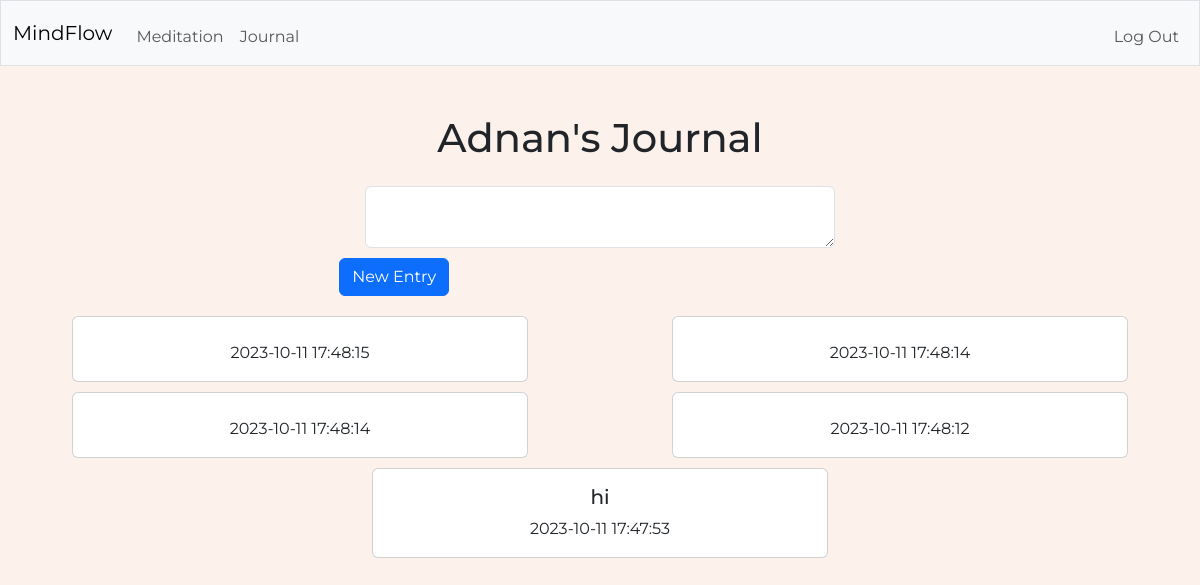
The page /journal (signed in) on the database its author committed.
### tables this page shows
CREATE TABLE users (id INTEGER PRIMARY KEY AUTOINCREMENT NOT NULL, username TEXT NOT NULL, hash TEXT NOT NULL);

CREATE TABLE journal (id INTEGER PRIMARY KEY, user_id INTEGER NOT NULL, content TEXT NOT NULL, timestamp TIMESTAMP DEFAULT CURRENT_TIMESTAMP, FOREIGN KEY (user_id) REFERENCES users(id));

### app.py (the view)
@app.route("/journal", methods=["GET", "POST"])
@login_required
def journal():
    if request.method == "POST":
        user_id = session["user_id"]
        conn = sqlite3.connect("users.db")
        c = conn.cursor()
        c.execute("SELECT username FROM users WHERE id = ?", (user_id,))
        row = c.fetchone()
        if row is not None:
            username = row[0]
        else:
            username = "Unknown"  # Set a default username if not found
        content = request.form.get("content")
        if content is None:
            return apology("You have to write something in the journal")
        else:
            c.execute("INSERT INTO journal (user_id, content) VALUES (?, ?)", (user_id, content))
            conn.commit()
        c.execute("SELECT content, timestamp FROM journal WHERE user_id = ? ORDER BY timestamp DESC", (user_id,))
        journals = c.fetchall()
        return render_template("journal.html", username=username, journals=journals)
    else:
        user_id = session["user_id"]
        conn = sqlite3.connect("users.db")
        c = conn.cursor()
        c.execute("SELECT username FROM users WHERE id = ?", (user_id,))
        row = c.fetchone()
        if row is not None:
            username = row[0]
        else:
            username = "Unknown"  # Set a default username if not found
        c.execute("SELECT content, timestamp FROM journal WHERE user_id = ? ORDER BY timestamp DESC", (user_id,))
        journals = c.fetchall()
        conn.close()
        return render_template("journal.html", username=username, journals=journals)

### helpers.py (called while the page is built)
def login_required(f):
    @wraps(f)
    def decorated_function(*args, **kwargs):
        if session.get("user_id") is None:
            return redirect("/login")
        return f(*args, **kwargs)
    return decorated_function

### templates/journal.html (shortened to what this page needs)
{% extends "layout.html" %}
{% block main %}
<h1 style="margin-bottom: 2%;">{{username}}'s Journal</h1>
<form action="/journal" method="post">
    <div class="input-group" style="width: 40%; height: 40%; margin: auto;">
        <textarea class="form-control" id="content" name="content"></textarea>
    </div>
    <div style="margin-top: 10px;">
      <input class="btn btn-primary" type="submit" name="submit" value="New Entry" id="submit" style="margin-bottom: 10px; margin-right: 35%;">
    </div>
</form>
<div class="row">
    {% for journal in journals %}
    <div class="col-sm-6 mb-3 mb-sm-0" style="margin-top: 10px; width: 40%; height: 40%; margin: 10px auto;">
      <div class="card">
        <div class="card-body">
          <h5 class="card-title">{{ journal[0] }}</h5>
          <p class="card-text">{{ journal[1] }}</p>
        </div>
      </div>
    </div>
    {% endfor %}
  </div>
{% endblock %}

### static/styles.css (style rules this page uses)
body { background-color: #ff0000; font-family: 'Montserrat', sans-serif; margin:0; overflow-x:hidden; }

### rows shown on the page
users: username "Adnan"
journal: timestamp "2023-10-11 17:48:15"
journal: timestamp "2023-10-11 17:48:14"
journal: timestamp "2023-10-11 17:48:14"
journal: timestamp "2023-10-11 17:48:12"
journal: content "hi", timestamp "2023-10-11 17:47:53"
